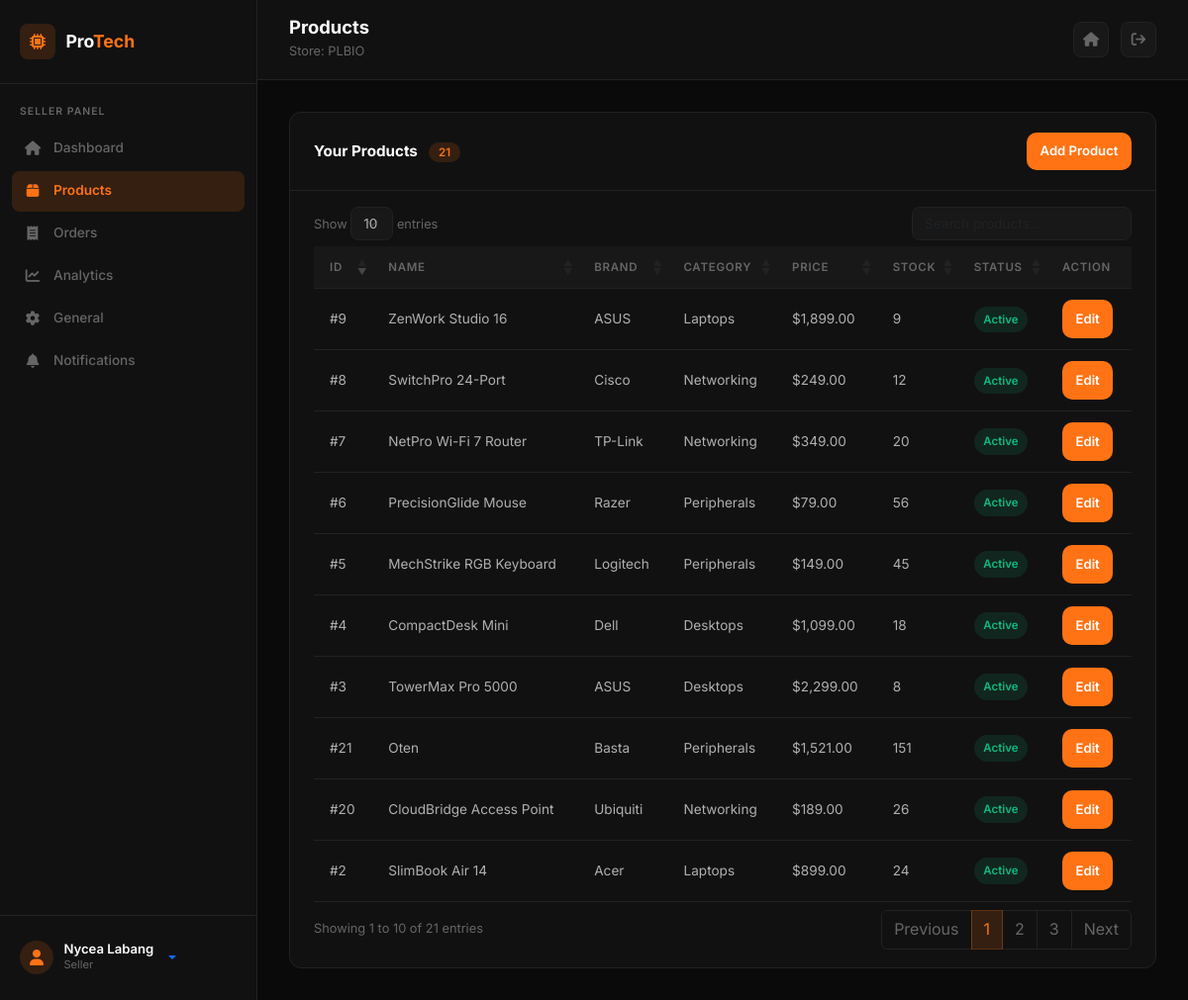
The page /dashboard.php?tab=products (signed in) on the database its author committed.
### tables this page shows
CREATE TABLE `users` (
  `id` int(10) UNSIGNED NOT NULL,
  `first_name` varchar(80) NOT NULL,
  `last_name` varchar(80) NOT NULL,
  `username` varchar(50) NOT NULL,
  `email` varchar(255) NOT NULL,
  `password_hash` varchar(255) NOT NULL,
  `role` varchar(20) NOT NULL DEFAULT 'customer',
  `seller_status` varchar(20) NOT NULL DEFAULT 'not_applicable',
  `store_name` varchar(150) DEFAULT NULL,
  `temp_password` varchar(255) DEFAULT NULL,
  `avatar_path` varchar(255) DEFAULT NULL,
  `is_verified` tinyint(1) NOT NULL DEFAULT 0,
  `created_at` datetime NOT NULL DEFAULT current_timestamp()
);

CREATE TABLE `products` (
  `id` int(10) UNSIGNED NOT NULL,
  `seller_id` int(10) UNSIGNED DEFAULT NULL,
  `name` varchar(150) NOT NULL,
  `brand` varchar(100) NOT NULL,
  `category` varchar(100) NOT NULL,
  `description` text DEFAULT NULL,
  `price` decimal(10,2) NOT NULL DEFAULT 0.00,
  `stock` int(11) NOT NULL DEFAULT 0,
  `icon_class` varchar(100) NOT NULL DEFAULT 'fa-solid fa-box-open',
  `is_active` tinyint(1) NOT NULL DEFAULT 1,
  `created_at` datetime NOT NULL DEFAULT current_timestamp(),
  `updated_at` datetime NOT NULL DEFAULT current_timestamp() ON UPDATE current_timestamp()
);

### app.php (called while the page is built, shortened)
<?php
function app_db(): mysqli
{
    static $conn = null;
    if ($conn instanceof mysqli) {
        return $conn;
    }
    $conn = new mysqli(DB_HOST, DB_USER, DB_PASS, DB_NAME);
    $conn->set_charset('utf8mb4');
    return $conn;
}
function app_current_user(): ?array
{
    return $_SESSION['user'] ?? null;
}
function app_refresh_session_user(int $userId): ?array
{
    $conn = app_db();
    $stmt = $conn->prepare("
        SELECT id, first_name, last_name, username, email, role, seller_status, store_name, avatar_path
        FROM users
        WHERE id = ?
        LIMIT 1
    ");
    $stmt->bind_param('i', $userId);
    $stmt->execute();
    $result = $stmt->get_result();
    $user = $result->fetch_assoc();
    return $_SESSION['user'];
}
function app_require_login(): array
{
    $user = app_current_user();
    return app_refresh_session_user((int) $user['id']) ?? $user;
}
function app_sanitize(string $value): string
{
    return htmlspecialchars($value, ENT_QUOTES, 'UTF-8');
}
function app_avatar_url(?array $user): ?string
{
    $path = $user['avatar_path'] ?? null;
    if (!$path) {
        return null;
    }
    return $path;
}

### dashboard.php (the view, shortened to what this page needs)
<?php
require_once __DIR__ . '/app.php';
$user = app_require_login();
$conn = app_db();
$role = $user['role'] ?? 'customer';
$menus = [
    'admin' => [
        'dashboard' => ['Dashboard', 'fa-solid fa-house'],
        'sellers' => ['Seller Approvals', 'fa-solid fa-user-check'],
        'orders' => ['Orders', 'fa-solid fa-receipt'],
        'products' => ['Products', 'fa-solid fa-box'],
        'general' => ['General', 'fa-solid fa-gear'],
    ],
    'seller' => [
        'dashboard' => ['Dashboard', 'fa-solid fa-house'],
        'products' => ['Products', 'fa-solid fa-box'],
        'orders' => ['Orders', 'fa-solid fa-receipt'],
        'analytics' => ['Analytics', 'fa-solid fa-chart-line'],
        'general' => ['General', 'fa-solid fa-gear'],
        'notifications' => ['Notifications', 'fa-solid fa-bell'],
    ],
];
$allowedTabs = $menus[$role] ?? $menus['seller'];
$tab = $_GET['tab'] ?? array_key_first($allowedTabs);
$avatarUrl = app_avatar_url($user);
$adminStats = [];
$sellerProducts = [];
if ($role === 'seller') {
    $sellerId = (int) $user['id'];
    $sellerProducts = $conn->query("
        SELECT id, name, brand, category, description, price, stock, icon_class, is_active
        FROM products
        WHERE seller_id = {$sellerId}
        ORDER BY created_at DESC
    ")->fetch_all(MYSQLI_ASSOC);
}
for ($i = 6; $i >= 0; $i--) {
    $label = date('M d', strtotime("-{$i} days"));
}
if ($role === 'seller') {
    $sellerId = (int) $user['id'];
    $chartRows = $conn->query("
        SELECT DATE(created_at) AS order_day, COALESCE(SUM(total_amount), 0) AS total
        FROM orders
        WHERE seller_id = {$sellerId} AND created_at >= DATE_SUB(CURDATE(), INTERVAL 6 DAY)
        GROUP BY DATE(created_at)
    ")->fetch_all(MYSQLI_ASSOC);
    foreach ($chartRows as $row) {
        $key = date('M d', strtotime($row['order_day']));
    }
}
?>
<!DOCTYPE html>
<html lang="en">
<head>
    <?php include __DIR__ . '/header.php'; ?>
    <link rel="stylesheet" href="admin.css">
    <link href="https://cdn.datatables.net/1.13.8/css/dataTables.bootstrap5.min.css" rel="stylesheet">
</head>
<body>
<div class="admin-layout">
    <aside class="admin-sidebar" id="sidebar">
        <a href="index.php" class="sidebar-brand">
            <div class="brand-icon"><i class="fa-solid fa-microchip"></i></div>
            <div class="brand-text">Pro<span>Tech</span></div>
        </a>
        <div class="sidebar-section-label"><?= app_sanitize(ucfirst($role)) ?> Panel</div>
        <ul class="sidebar-nav">
            <?php foreach ($allowedTabs as $key => [$label, $icon]): ?>
                <li><a href="dashboard.php?tab=<?= app_sanitize($key) ?>" class="nav-link <?= $tab === $key ? 'active' : '' ?>"><i class="<?= app_sanitize($icon) ?>"></i> <?= app_sanitize($label) ?></a></li>
            <?php endforeach; ?>
        </ul>
        <div class="sidebar-footer">
            <div class="dropdown">
                <a href="#" class="user-card dropdown-toggle" data-bs-toggle="dropdown" aria-expanded="false">
                    <?php if ($avatarUrl): ?><img src="<?= app_sanitize($avatarUrl) ?>" alt="avatar" class="user-avatar"><?php else: ?><div class="user-avatar d-flex align-items-center justify-content-center" style="background: var(--primary-glow); color: var(--primary);"><i class="fa-solid fa-user"></i></div><?php endif; ?>
                    <div class="user-info">
                        <div class="user-name"><?= app_sanitize($user['firstName'] . ' ' . $user['lastName']) ?></div>
                        <div class="user-role"><?= app_sanitize(ucfirst($role)) ?></div>
                    </div>
                </a>
            </div>
        </div>
    </aside>
    <div class="admin-main">
        <div class="admin-topbar">
            <div>
                <h1><?= app_sanitize($allowedTabs[$tab][0]) ?></h1>
                <span class="breadcrumb-text"><?= $role === 'admin' ? 'Overview of platform users, sellers, products, orders, and approvals' : 'Store: ' . app_sanitize($user['store_name'] ?: $user['username']) ?></span>
            </div>
            <div class="topbar-actions">
                <a href="index.php" class="topbar-btn text-decoration-none"><i class="fa-solid fa-house"></i></a>
                <a href="logout.php" class="topbar-btn text-decoration-none"><i class="fa-solid fa-arrow-right-from-bracket"></i></a>
            </div>
        </div>
        <div class="admin-content">
            <?php if ($role === 'admin' && $tab === 'dashboard'): ?>
                <div class="row g-3 mb-4">
                    <div class="col-sm-6 col-xl-3"><div class="stat-card"><div class="stat-icon green"><i class="fa-solid fa-users"></i></div><div class="stat-value"><?= $adminStats['users'] ?></div><div class="stat-label">Customers</div></div></div>
                    <div class="col-sm-6 col-xl-3"><div class="stat-card"><div class="stat-icon orange"><i class="fa-solid fa-store"></i></div><div class="stat-value"><?= $adminStats['sellers'] ?></div><div class="stat-label">Approved Sellers</div></div></div>
                    <div class="col-sm-6 col-xl-3"><div class="stat-card"><div class="stat-icon blue"><i class="fa-solid fa-receipt"></i></div><div class="stat-value"><?= $adminStats['orders'] ?></div><div class="stat-label">Orders</div></div></div>
                    <div class="col-sm-6 col-xl-3"><div class="stat-card"><div class="stat-icon red"><i class="fa-solid fa-dollar-sign"></i></div><div class="stat-value">$<?= number_format($adminStats['revenue'], 2) ?></div><div class="stat-label">Revenue</div></div></div>
                </div>
                <div class="row g-4">
                    <div class="col-xl-7">
                        <div class="panel-card chart-card">
                            <h4>Orders in the Last 7 Days</h4>
                            <div class="chart-wrap"><canvas id="adminOrdersChart"></canvas></div>
                        </div>
                    </div>
                    <div class="col-xl-5">
                        <div class="panel-card chart-card">
                            <h4>Order Status Breakdown</h4>
                            <div class="chart-wrap"><canvas id="adminStatusChart"></canvas></div>
                        </div>
                    </div>
                </div>
            <?php elseif ($role === 'admin'): ?>
                <div class="panel-card"><h4>General</h4><p class="mb-0">Admin account tools can be extended here.</p></div>
            <?php elseif ($role === 'seller' && $tab === 'products'): ?>
                <div class="table-card">
                    <div class="table-card-header">
                        <h5>Your Products <span class="badge-count"><?= count($sellerProducts) ?></span></h5>
                        <button class="add-product-btn" type="button" data-modal-target="#productModal" data-modal-title="Add Product" data-modal-message="Create a new product for your store." data-modal-confirm="Save Product" data-modal-payload='<?= app_sanitize(json_encode(['action' => 'save_product', 'product_id' => '', 'name' => '', 'brand' => '', 'category' => 'Laptops', 'description' => '', 'price' => '', 'stock' => '0', 'icon_class' => 'fa-solid fa-box-open', 'is_active' => '1'])) ?>'>Add Product</button>
                    </div>
                    <div class="table-card-body table-responsive">
                        <?php if (!$sellerProducts): ?>
                            <div class="p-4">No products yet. Use the Add Product button to create your first listing.</div>
                        <?php else: ?>
                            <table id="sellerProductsTable" class="table table-sm w-100 mb-0">
                                <thead><tr><th>ID</th><th>Name</th><th>Brand</th><th>Category</th><th>Price</th><th>Stock</th><th>Status</th><th>Action</th></tr></thead>
                                <tbody>
                                <?php foreach ($sellerProducts as $product): ?>
                                    <tr>
                                        <td>#<?= (int) $product['id'] ?></td>
                                        <td><?= app_sanitize($product['name']) ?></td>
                                        <td><?= app_sanitize($product['brand']) ?></td>
                                        <td><?= app_sanitize($product['category']) ?></td>
                                        <td>$<?= number_format((float) $product['price'], 2) ?></td>
                                        <td><?= (int) $product['stock'] ?></td>
                                        <td><span class="pill <?= (int) $product['is_active'] ? 'completed' : 'cancelled' ?>"><?= (int) $product['is_active'] ? 'Active' : 'Inactive' ?></span></td>
                                        <td><button class="edit-btn" type="button" data-modal-target="#productModal" data-modal-title="Edit Product" data-modal-message="Update this product for your store." data-modal-confirm="Save Product" data-modal-payload='<?= app_sanitize(json_encode(['action' => 'save_product', 'product_id' => (int) $product['id'], 'name' => $product['name'], 'brand' => $product['brand'], 'category' => $product['category'], 'description' => $product['description'], 'price' => $product['price'], 'stock' => (int) $product['stock'], 'icon_class' => $product['icon_class'], 'is_active' => (int) $product['is_active']])) ?>'>Edit</button></td>
                                    </tr>
                                <?php endforeach; ?>
                                </tbody>
                            </table>
                        <?php endif; ?>
                    </div>
                </div>
            <?php else: ?>
                <div class="panel-card"><h4><?= app_sanitize($allowedTabs[$tab][0]) ?></h4><p class="mb-0">This section is ready for additional seller tools.</p></div>
            <?php endif; ?>
        </div>
    </div>
</div>
</body>
</html>

### header.php (shortened to what this page needs)
<link href="https://cdn.jsdelivr.net/npm/bootstrap@5.3.3/dist/css/bootstrap.min.css" rel="stylesheet">
<?php
$basePath = rtrim(dirname($_SERVER['SCRIPT_NAME'] ?? '/'), '/\\');
$basePath = ($basePath === '' || $basePath === '/' || $basePath === '\\') ? '' : $basePath;
$basePath = $basePath ?: '';
?>
<link rel="stylesheet" href="<?= htmlspecialchars($basePath ? $basePath . '/' : ''); ?>style.css">

### style.css (style rules this page uses)
:root { --primary: #ff7315; --primary-hover: #e66612; --primary-glow: rgba(255, 115, 21, 0.15); --primary-glow-strong: rgba(255, 115, 21, 0.3); --dark-bg: #0a0a0a; --surface: #141414; --surface-light: #1c1c1c; --surface-lighter: #242424; --border: #2a2a2a; --border-light: #333; --text-primary: #ffffff; --text-secondary: #b0b0b0; --text-muted: #666; --success: #10b981; --danger: #ef4444; --warning: #f59e0b; --radius-sm: 8px; --radius-md: 12px; --radius-lg: 16px; --radius-xl: 24px; --shadow-sm: 0 2px 8px rgba(0, 0, 0, 0.3); --shadow-md: 0 8px 24px rgba(0, 0, 0, 0.4); --shadow-lg: 0 16px 48px rgba(0, 0, 0, 0.5); --transition-fast: 0.15s ease; --transition-base: 0.3s ease; --transition-slow: 0.5s ease; }
*, *::before, *::after { box-sizing: border-box; }
html { scroll-behavior: smooth; }
body { margin: 0; padding: 0; font-family: 'Inter', -apple-system, BlinkMacSystemFont, 'Segoe UI', sans-serif; background-color: var(--dark-bg); color: var(--text-secondary); line-height: 1.6; overflow-x: hidden; -webkit-font-smoothing: antialiased; -moz-osx-font-smoothing: grayscale; }
a { transition: color var(--transition-fast); }

### dashboard.php (style rules this page uses)
.pill { display: inline-block; padding: 0.25rem 0.6rem; border-radius: 999px; font-size: 0.72rem; font-weight: 600; }
.pill.completed, .pill.approved { background: rgba(16,185,129,.12); color: var(--success); }
.approve-btn, .disapprove-btn, .edit-btn, .status-btn, .add-product-btn { border-radius: 10px; padding: 0.55rem 0.85rem; font-size: 0.82rem; font-weight: 600; border: none; }
.approve-btn, .edit-btn, .add-product-btn, .status-btn { background: var(--primary); color: #fff; }

### rows shown on the page
users: role "SELLER", first_name+last_name "Nycea Labang", role "Seller", role "Products", store_name "PLBIO"
products: id "21", name "Oten", brand "Basta", category "Peripherals", price "1,521.00", stock "151", is_active "Active"
products: id "9", name "ZenWork Studio 16", brand "ASUS", category "Laptops", price "1,899.00", stock "9", is_active "Active"
products: id "20", name "CloudBridge Access Point", brand "Ubiquiti", category "Networking", price "189.00", stock "26", is_active "Active"
products: id "2", name "SlimBook Air 14", brand "Acer", category "Laptops", price "899.00", stock "24", is_active "Active"
products: id "3", name "TowerMax Pro 5000", brand "ASUS", category "Desktops", price "2,299.00", stock "8", is_active "Active"
products: id "4", name "CompactDesk Mini", brand "Dell", category "Desktops", price "1,099.00", stock "18", is_active "Active"
products: id "5", name "MechStrike RGB Keyboard", brand "Logitech", category "Peripherals", price "149.00", stock "45", is_active "Active"
products: id "6", name "PrecisionGlide Mouse", brand "Razer", category "Peripherals", price "79.00", stock "56", is_active "Active"
products: id "7", name "NetPro Wi-Fi 7 Router", brand "TP-Link", category "Networking", price "349.00", stock "20", is_active "Active"
products: id "8", name "SwitchPro 24-Port", brand "Cisco", category "Networking", price "249.00", stock "12", is_active "Active"

### other values the page prints
app_sanitize($label) "Dashboard"
app_sanitize($label) "Products"
app_sanitize($label) "Orders"
app_sanitize($label) "Analytics"
app_sanitize($label) "General"
app_sanitize($label) "Notifications"
count($sellerProducts) "21"
